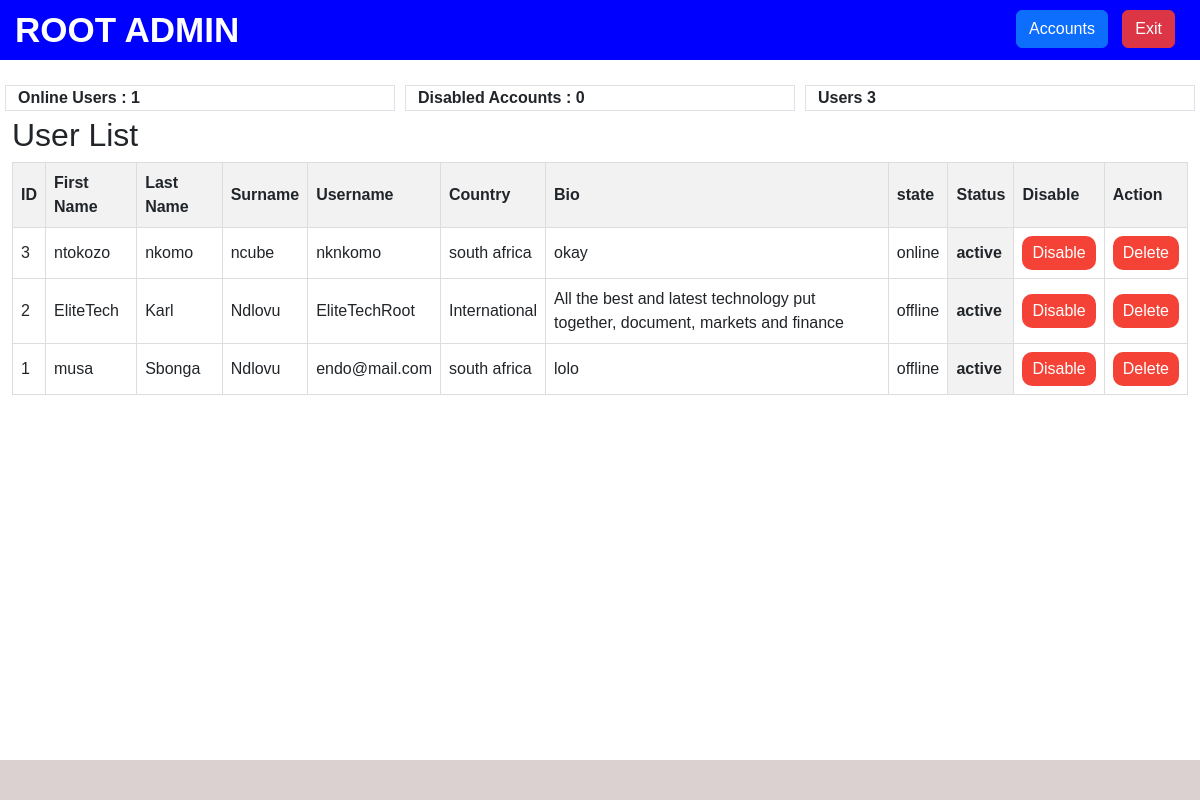
/root_admin (signed in), run on an earlier commit of the app's database.
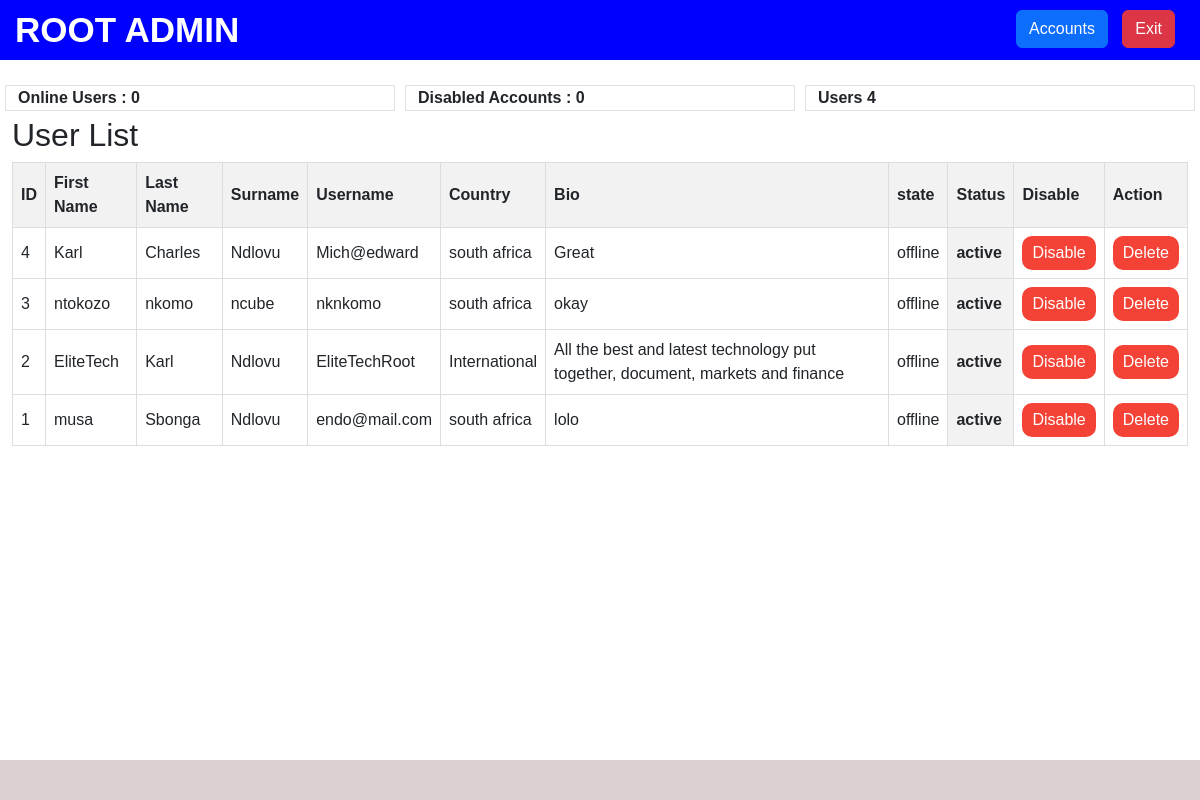
And on a later commit of the database.
### app_models/user.py (models this page shows)
class User(db.Model, UserMixin):
    id = db.Column(db.Integer, primary_key=True)
    first_name = db.Column(db.String(50))
    last_name = db.Column(db.String(100))
    surname = db.Column(db.String(100))
    user_name = db.Column(db.String(20), unique=True, nullable=False)
    email = db.Column(db.String(100))
    password = db.Column(db.String(60), nullable=False)
    phone_number = db.Column(db.String(20))
    main_image = db.Column(db.String(100))
    registration_date = db.Column(db.Date)
    registration_time = db.Column(db.Time)
    status = db.Column(db.String(50))
    online_status =  db.Column(db.String(50))
    role = db.Column(db.String(100))
    gender = db.Column(db.String(10))
    country = db.Column(db.String(200))
    currency = db.Column(db.String(100))
    currency_symbol = db.Column(db.String(5))
    social_media_links = db.Column(db.String(200))
    bio = db.Column(db.Text)

### app.py (the view)
@app.route('/root_admin', methods=['GET','POST'])
@login_required
def root_admin():
        page_name = 'ROOT ADMIN'
        form = Disable_Account_Form()
        if current_user.role != 'Agent' and current_user.user_name != 'EliteTechRoot':
            flash('Access Denied')
            return redirect('/')
        users = User.query.order_by(desc(User.registration_time)).all()
        online_users = (
            User.query.filter(or_(
                User.online_status == 'online',
            )).count()
        )
        disabled_users = (
            User.query.filter(or_(
                User.status == 'disabled',
            )).count()
        )
        user_count = User.query.count()
        url = '/root_admin'
        return render_template('admin/root.html',page_name=page_name,
                               users=users,
                               user_count=user_count,
                               form=form,
                               online_users=online_users,
                               disabled_users=disabled_users,
                               url=url)

### app.py (called while the page is built)
@login_manager.user_loader
def load_user(user_id):
    return User.query.get(int(user_id))

### templates/admin/root.html (shortened to what this page needs)
{% extends 'layouts/root.html' %}
{% block content %}
<div class="row count">
    <div class="col border">Online Users : {{online_users}} </div>
    <div class="col border">Disabled Accounts : {{disabled_users}}</div>
    <div class="col border">Users {{user_count}} </div>
</div>
<h2>User List</h2>
<table>
    <thead>
        <tr>
            <th>ID</th>
            <th>First Name</th>
            <th>Last Name</th>
            <th>Surname</th>
            <th>Username</th>
            <th>Country</th>
            <th>Bio</th>
            <th>state</th>
            <th>Status</th>
            <th class="sm">Disable</th>
            <th class="sm">Action</th>
        </tr>
    </thead>
    <tbody>
        {% for user in users %}
        <tr>
            <td>{{ user.id }}</td>
            <td>{{ user.first_name }}</td>
            <td>{{ user.last_name }}</td>
            <td>{{ user.surname }}</td>
            <td>{{ user.user_name }}</td>
            <td>{{ user.country}}</td>
            <td>{{ user.bio }}</td>
            <td>{{ user.online_status}}</td>
            <th>{{ user.status }}</th>
            <td>
                {% if user.status == 'active' %}
                <form method="post" action="{{url_for('disable_user_account', user_id=user.id) }}">
                    <button type="submit" class="delete-button">Disable</button>
                </form>
                {% elif user.status != 'active' %}
                <form method="POST" action="{{url_for('activate_user_account', user_id=user.id) }}">
                    <input type="hidden" name="_method" value="UPDATE">
                    <button type="submit" class="activate-button">Activate</button>
                </form>
                {% endif %}
            </td>
            <td>
                <form method="POST" action="{{ url_for('delete_user', user_id=user.id) }}">
                    <button type="submit" class="delete-button">Delete</button>
                </form>
            </td>
        </tr>
        {% endfor %}
    </tbody>
</table>
</div>
{% endblock %}

What changed in the data, as far as the page shows it:
added User: id "4", first_name "Karl", last_name "Charles", surname "Ndlovu", user_name "Mich@edward", country "south africa", bio "Great", online_status "offline", status "active"
changed User "ntokozo": online_status "online" → "offline"
Also different on the page:
{{ online_users }}: "1" → "0"
{{ user_count }}: "3" → "4"
